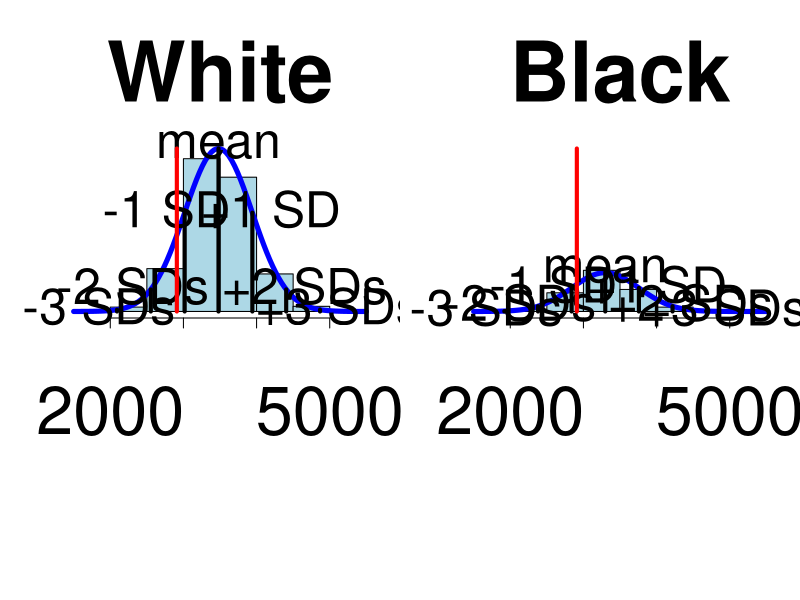
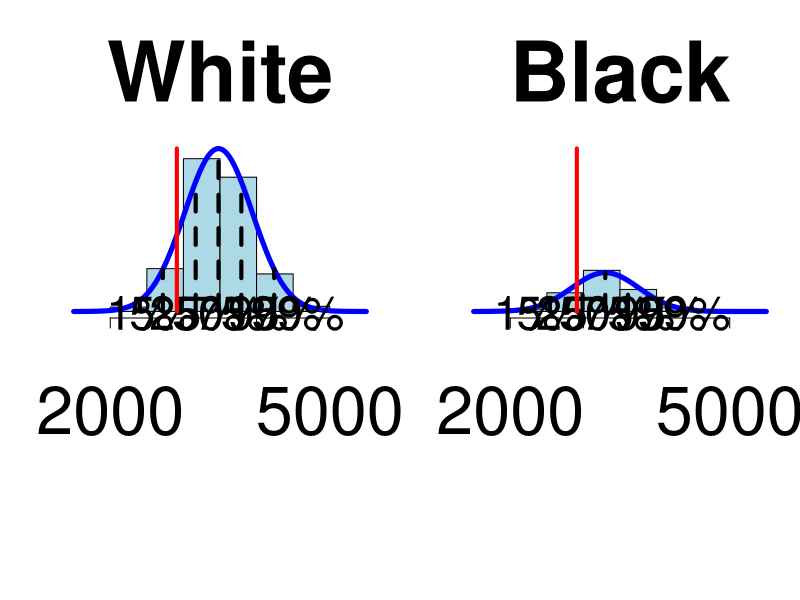
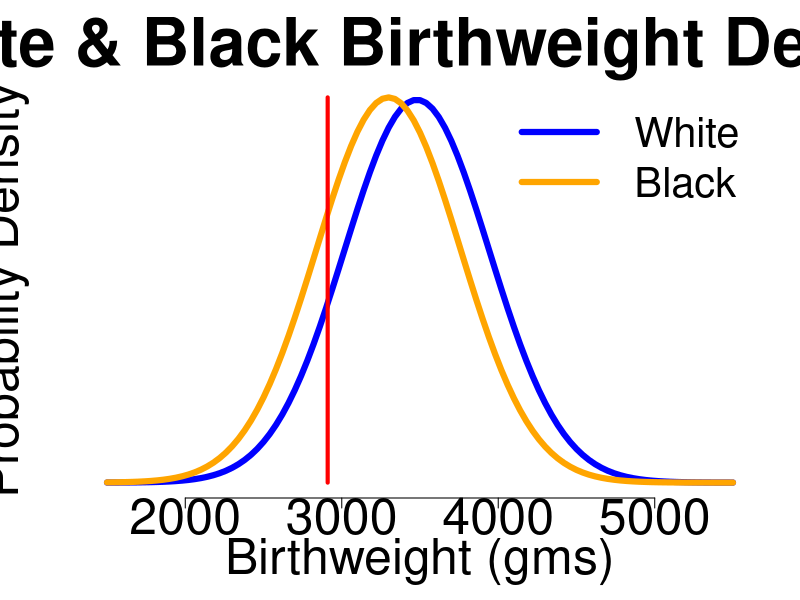

These figures' R source, in order:
# Example adapted from David Spiegelhalter's "The Art of Statistics"

# 设置工作目录，确保后续文件路径正确
setwd("D:/GitHub/DataAnalysisIntro(Public)/")

# --- 数据准备 --- 
# The data are for 1,096,277 full-term births to non-hispanic white women in the United States for 2013, and are taken from Table 23, page 51 of [http://www.cdc.gov/nchs/data/nvsr/nvsr64/nvsr64_01.pdf](http://www.cdc.gov/nchs/data/nvsr/nvsr64/nvsr64_01.pdf),
# white
weights_w = c(1500, 2000, 2500, 3000, 3500, 4000, 4500,5000)
mids_w = weights_w + 250
n_w = c(5+48+308+1130, 12679, 124209, 442891, 389275, 108886, 14936,1345)
N_w = sum(n_w)
area_w = N_w * 500
birth.mean_w = sum(n_w * mids_w / N_w)
birth.sd_w = sqrt(sum(n_w * (mids_w - birth.mean_w)^2) / N_w)
xw = 2910 # low birthweight cutoff for whites

# black
weights_b = c(1500, 2000, 2500, 3000, 3500, 4000, 4500,5000)
mids_b = weights_b + 250
n_b = c(1+22+149+639, 6728, 54111, 119307, 63910, 12648, 1718,223)
N_b = sum(n_b)
area_b = N_b * 500
birth.mean_b = sum(n_b * mids_b / N_b)
birth.sd_b = sqrt(sum(n_b * (mids_b - birth.mean_b)^2) / N_b)


# 画图参数
xrange <- c(1500,5500)
# 统一y轴范围
yrange <- range(c(n_w, n_b, area_w*dnorm(birth.mean_w, birth.mean_w, birth.sd_w), area_b*dnorm(birth.mean_b, birth.mean_b, birth.sd_b), 0))
scale=2

par_mar = c(14,3,7,1)+0.1  
par_mgp = c(6,5,0)


# Mean +/- 1,2,3 SDs
png(filename = "Output/Lec2/babyweight_overall_sd.png", width = 2800, height = 1200)
par(mfrow=c(1,2))
par(mar=par_mar)
par(mgp=par_mgp)
par(xpd=TRUE)
I=-3:3
label=c("-3 SDs", "-2 SDs", "-1 SD", "mean", "+1 SD","+2 SDs", "+3 SDs")
bit=10000
xx=250
shift=c(-xx,-xx,-xx,0,xx,xx,xx)
plot(xrange, yrange, type = "n", xlab = "", ylab = "", bty="n",axes=F,main="White", cex=3.5, cex.main=5, cex.lab=4, cex.axis=4)
axis(1,cex.axis=4)
# 添加直方图
rect(weights_w, 0, weights_w + 500, n_w, col = "lightblue")
curve(area_w*dnorm(x, birth.mean_w, birth.sd_w), min(xrange), max(xrange), add = TRUE, lwd=5, col="blue")
x1=birth.mean_w+I*birth.sd_w
y1=area_w*dnorm(x1,birth.mean_w, birth.sd_w)
for(i in 1:7){
  lines(c(x1[i],x1[i]), c(0,y1[i]),lwd=4)
  text(x1[i]+shift[i],y1[i]+bit,label[i],cex=3)
}
lines(c(xw,xw),yrange,col="red",lwd=4)
# right: black
plot(xrange, yrange, type = "n", xlab = "", ylab = "", bty="n",axes=F,main="Black", cex=3.5, cex.main=5, cex.lab=4, cex.axis=4)
axis(1,cex.axis=4)
# 添加直方图
rect(weights_b, 0, weights_b + 500, n_b, col = "lightblue")
curve(area_b*dnorm(x, birth.mean_b, birth.sd_b), min(xrange), max(xrange), add = TRUE, lwd=5, col="blue")
x1=birth.mean_b+I*birth.sd_b
y1=area_b*dnorm(x1,birth.mean_b, birth.sd_b)
for(i in 1:7){
  lines(c(x1[i],x1[i]), c(0,y1[i]),lwd=4)
  text(x1[i]+shift[i],y1[i]+bit,label[i],cex=3)
}
lines(c(xw,xw),yrange,col="red",lwd=4)
dev.off()

# Percentiles
png(filename = "Output/Lec2/babyweight_overall_percentile.png", width = 2800, height = 1200)
par(mfrow=c(1,2))
par(mar=par_mar)
par(mgp=par_mgp)
par(xpd=TRUE)
I=c(1,5,25,50,75,95,99)
label=c("1%", "5%", "25%", "50%","75%","95%","99%")
bit=5000
plot(xrange, yrange, type = "n", xlab = "", ylab = "", bty="n",axes=F,main="White", cex=3.5, cex.main=5, cex.lab=4, cex.axis=4)
axis(1,cex.axis=4)
# 添加直方图
rect(weights_w, 0, weights_w + 500, n_w, col = "lightblue")
curve(area_w*dnorm(x, birth.mean_w, birth.sd_w), min(xrange), max(xrange), add = TRUE, lwd=5, col="blue")
x1=qnorm(I/100, birth.mean_w,birth.sd_w)
y1=area_w*dnorm(x1,birth.mean_w, birth.sd_w)
for(i in 1:7){
  lines(c(x1[i],x1[i]), c(0,y1[i]),lwd=4,lty=2)
  text(x1[i],-bit,label[i],cex=2.8)
}
lines(c(xw,xw),yrange,col="red",lwd=4)
# right: black
plot(xrange, yrange, type = "n", xlab = "", ylab = "", bty="n",axes=F,main="Black", cex=3.5, cex.main=5, cex.lab=4, cex.axis=4)
axis(1,cex.axis=4)
# 添加直方图
rect(weights_b, 0, weights_b + 500, n_b, col = "lightblue")
curve(area_b*dnorm(x, birth.mean_b, birth.sd_b), min(xrange), max(xrange), add = TRUE, lwd=5, col="blue")
x1=qnorm(I/100, birth.mean_b,birth.sd_b)
y1=area_b*dnorm(x1,birth.mean_b, birth.sd_b)
for(i in 1:7){
  lines(c(x1[i],x1[i]), c(0,y1[i]),lwd=4,lty=2)
  text(x1[i],-bit,label[i],cex=2.8)
}
lines(c(xw,xw),yrange,col="red",lwd=4)
dev.off()


# 同一张图中画出white和black的分布密度
png(filename = "Output/Lec2/babyweight_overall_density.png", width = 2800, height = 1200)

# 计算概率密度的y轴范围
x_seq <- seq(min(xrange), max(xrange), length.out=500)
y_white <- dnorm(x_seq, birth.mean_w, birth.sd_w)
y_black <- dnorm(x_seq, birth.mean_b, birth.sd_b)
yrange_density <- range(c(y_white, y_black), 0)
# 添加x轴坐标
plot(xrange, yrange_density, type = "n", xlab = "Birthweight (gms)", ylab = "Probability Density", bty="n", axes=F, main="White & Black Birthweight Density", cex.main=4, cex.lab=3, cex.axis=3)
axis(1, cex.axis=3)
# white概率密度
curve(dnorm(x, birth.mean_w, birth.sd_w), min(xrange), max(xrange), add = TRUE, lwd=6, col="blue")
# black概率密度
curve(dnorm(x, birth.mean_b, birth.sd_b), min(xrange), max(xrange), add = TRUE, lwd=6, col="orange")
legend("topright", legend=c("White", "Black"), col=c("blue", "orange"), lwd=6, cex=2.5, bty="n")
# 添加xw处的红色垂线
lines(c(xw, xw), yrange_density, col="red", lwd=4)
dev.off()
